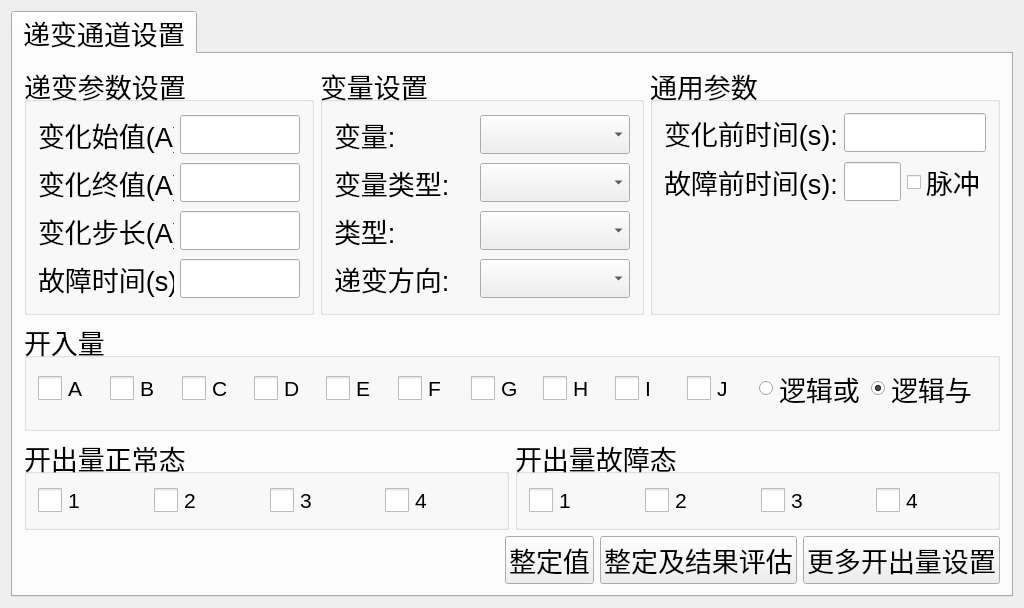
<?xml version="1.0" encoding="UTF-8"?>
<ui version="4.0">
 <class>QSttMacroParaEditViewSequenceGradient</class>
 <widget class="QWidget" name="QSttMacroParaEditViewSequenceGradient">
  <property name="geometry">
   <rect>
    <x>0</x>
    <y>0</y>
    <width>1024</width>
    <height>608</height>
   </rect>
  </property>
  <property name="maximumSize">
   <size>
    <width>1024</width>
    <height>800</height>
   </size>
  </property>
  <property name="font">
   <font>
    <pointsize>18</pointsize>
   </font>
  </property>
  <property name="windowTitle">
   <string>QSttMacroParaEditViewGradient</string>
  </property>
  <layout class="QGridLayout" name="gridLayout_2">
   <item row="0" column="0">
    <widget class="QSttTabWidget" name="m_tabWidget">
     <property name="font">
      <font>
       <pointsize>20</pointsize>
      </font>
     </property>
     <property name="currentIndex">
      <number>0</number>
     </property>
     <widget class="QWidget" name="tab">
      <attribute name="title">
       <string>递变通道设置</string>
      </attribute>
      <layout class="QGridLayout" name="gridLayout_8">
       <item row="0" column="0">
        <layout class="QHBoxLayout" name="horizontalLayout">
         <property name="sizeConstraint">
          <enum>QLayout::SetFixedSize</enum>
         </property>
         <item>
          <widget class="QSttGroupBox" name="m_gpChangeSet">
           <property name="sizePolicy">
            <sizepolicy hsizetype="Preferred" vsizetype="Preferred">
             <horstretch>0</horstretch>
             <verstretch>0</verstretch>
            </sizepolicy>
           </property>
           <property name="minimumSize">
            <size>
             <width>0</width>
             <height>250</height>
            </size>
           </property>
           <property name="maximumSize">
            <size>
             <width>290</width>
             <height>250</height>
            </size>
           </property>
           <property name="title">
            <string>递变参数设置</string>
           </property>
           <layout class="QGridLayout" name="gridLayout_6">
            <item row="2" column="0">
             <widget class="QLabel" name="m_labStep">
              <property name="text">
               <string>变化步长(A):</string>
              </property>
             </widget>
            </item>
            <item row="3" column="1">
             <widget class="QSttLineEdit" name="m_editTime">
              <property name="minimumSize">
               <size>
                <width>120</width>
                <height>0</height>
               </size>
              </property>
             </widget>
            </item>
            <item row="3" column="0">
             <widget class="QLabel" name="m_labTime">
              <property name="text">
               <string>故障时间(s):</string>
              </property>
             </widget>
            </item>
            <item row="1" column="1">
             <widget class="QSttLineEdit" name="m_editFinish">
              <property name="minimumSize">
               <size>
                <width>120</width>
                <height>0</height>
               </size>
              </property>
             </widget>
            </item>
            <item row="0" column="0">
             <widget class="QLabel" name="m_labInit">
              <property name="text">
               <string>变化始值(A):</string>
              </property>
             </widget>
            </item>
            <item row="0" column="1">
             <widget class="QSttLineEdit" name="m_editInit">
              <property name="minimumSize">
               <size>
                <width>120</width>
                <height>0</height>
               </size>
              </property>
             </widget>
            </item>
            <item row="1" column="0">
             <widget class="QLabel" name="m_labFinish">
              <property name="text">
               <string>变化终值(A):</string>
              </property>
             </widget>
            </item>
            <item row="2" column="1">
             <widget class="QSttLineEdit" name="m_editStep">
              <property name="minimumSize">
               <size>
                <width>120</width>
                <height>0</height>
               </size>
              </property>
             </widget>
            </item>
           </layout>
           <zorder>m_labInit</zorder>
           <zorder>m_editInit</zorder>
           <zorder>m_editFinish</zorder>
           <zorder>m_labFinish</zorder>
           <zorder>m_labStep</zorder>
           <zorder>m_editStep</zorder>
           <zorder>m_labTime</zorder>
           <zorder>m_editTime</zorder>
          </widget>
         </item>
         <item>
          <widget class="QSttGroupBox" name="m_gpVarSet">
           <property name="sizePolicy">
            <sizepolicy hsizetype="Preferred" vsizetype="Preferred">
             <horstretch>0</horstretch>
             <verstretch>0</verstretch>
            </sizepolicy>
           </property>
           <property name="minimumSize">
            <size>
             <width>0</width>
             <height>250</height>
            </size>
           </property>
           <property name="maximumSize">
            <size>
             <width>340</width>
             <height>250</height>
            </size>
           </property>
           <property name="title">
            <string>变量设置</string>
           </property>
           <layout class="QGridLayout" name="gridLayout_3">
            <item row="3" column="2">
             <widget class="QScrollComboBox" name="m_cbbVarType">
              <property name="minimumSize">
               <size>
                <width>150</width>
                <height>0</height>
               </size>
              </property>
              <property name="maximumSize">
               <size>
                <width>16777215</width>
                <height>16777215</height>
               </size>
              </property>
              <property name="font">
               <font>
                <pointsize>20</pointsize>
               </font>
              </property>
             </widget>
            </item>
            <item row="5" column="0" colspan="2">
             <widget class="QLabel" name="m_labDirection">
              <property name="text">
               <string>递变方向:</string>
              </property>
             </widget>
            </item>
            <item row="4" column="0">
             <widget class="QLabel" name="m_labType">
              <property name="text">
               <string>类型:</string>
              </property>
             </widget>
            </item>
            <item row="5" column="2">
             <widget class="QScrollComboBox" name="m_cbbDirection">
              <property name="minimumSize">
               <size>
                <width>150</width>
                <height>0</height>
               </size>
              </property>
              <property name="maximumSize">
               <size>
                <width>16777215</width>
                <height>16777215</height>
               </size>
              </property>
             </widget>
            </item>
            <item row="3" column="0" colspan="2">
             <widget class="QLabel" name="m_labVarType">
              <property name="text">
               <string>变量类型:</string>
              </property>
             </widget>
            </item>
            <item row="4" column="2">
             <widget class="QScrollComboBox" name="m_cbbType">
              <property name="minimumSize">
               <size>
                <width>150</width>
                <height>0</height>
               </size>
              </property>
              <property name="maximumSize">
               <size>
                <width>16777215</width>
                <height>16777215</height>
               </size>
              </property>
             </widget>
            </item>
            <item row="1" column="2">
             <widget class="QScrollComboBox" name="m_cbbVar">
              <property name="minimumSize">
               <size>
                <width>150</width>
                <height>0</height>
               </size>
              </property>
              <property name="maximumSize">
               <size>
                <width>16777215</width>
                <height>16777215</height>
               </size>
              </property>
              <property name="maxVisibleItems">
               <number>5</number>
              </property>
             </widget>
            </item>
            <item row="1" column="0">
             <widget class="QLabel" name="m_labVar">
              <property name="text">
               <string>变量:</string>
              </property>
             </widget>
            </item>
           </layout>
          </widget>
         </item>
         <item>
          <widget class="QSttGroupBox" name="m_gpMannual">
           <property name="minimumSize">
            <size>
             <width>0</width>
             <height>250</height>
            </size>
           </property>
           <property name="maximumSize">
            <size>
             <width>350</width>
             <height>250</height>
            </size>
           </property>
           <property name="title">
            <string>通用参数</string>
           </property>
           <layout class="QGridLayout" name="gridLayout">
            <item row="2" column="0">
             <widget class="QLabel" name="m_labTimeBeforeFail">
              <property name="text">
               <string>故障前时间(s):</string>
              </property>
             </widget>
            </item>
            <item row="3" column="0">
             <spacer name="verticalSpacer_2">
              <property name="orientation">
               <enum>Qt::Vertical</enum>
              </property>
              <property name="sizeHint" stdset="0">
               <size>
                <width>20</width>
                <height>10</height>
               </size>
              </property>
             </spacer>
            </item>
            <item row="2" column="2">
             <layout class="QHBoxLayout" name="horizontalLayout_3">
              <item>
               <widget class="QSttLineEdit" name="m_editTimeBeforeFail"/>
              </item>
              <item>
               <widget class="QSttCheckBox" name="m_cbBefore">
                <property name="text">
                 <string>脉冲</string>
                </property>
               </widget>
              </item>
             </layout>
            </item>
            <item row="1" column="2">
             <widget class="QSttLineEdit" name="m_editTimeBeforeChange"/>
            </item>
            <item row="1" column="0">
             <widget class="QLabel" name="m_labTimeBeforeChange">
              <property name="text">
               <string>变化前时间(s):</string>
              </property>
             </widget>
            </item>
           </layout>
          </widget>
         </item>
        </layout>
       </item>
       <item row="1" column="0">
        <layout class="QVBoxLayout" name="verticalLayout">
         <item>
          <widget class="QSttGroupBox" name="m_gpBin">
           <property name="minimumSize">
            <size>
             <width>0</width>
             <height>110</height>
            </size>
           </property>
           <property name="maximumSize">
            <size>
             <width>16777215</width>
             <height>110</height>
            </size>
           </property>
           <property name="title">
            <string>开入量</string>
           </property>
           <layout class="QHBoxLayout" name="horizontalLayout_4">
            <item>
             <layout class="QGridLayout" name="gridLayout_4">
              <property name="rightMargin">
               <number>9</number>
              </property>
              <property name="bottomMargin">
               <number>9</number>
              </property>
              <item row="0" column="3">
               <widget class="QSttCheckBox" name="m_cbBinD">
                <property name="font">
                 <font>
                  <pointsize>16</pointsize>
                 </font>
                </property>
                <property name="styleSheet">
                 <string notr="true">QCheckBox::indicator {  
width: 24px;  height: 24px;
}</string>
                </property>
                <property name="text">
                 <string>D</string>
                </property>
               </widget>
              </item>
              <item row="0" column="8">
               <widget class="QSttCheckBox" name="m_cbBinI">
                <property name="font">
                 <font>
                  <pointsize>16</pointsize>
                 </font>
                </property>
                <property name="styleSheet">
                 <string notr="true">QCheckBox::indicator {  
width: 24px;  height: 24px;
}</string>
                </property>
                <property name="text">
                 <string>I</string>
                </property>
               </widget>
              </item>
              <item row="0" column="9">
               <widget class="QSttCheckBox" name="m_cbBinJ">
                <property name="font">
                 <font>
                  <pointsize>16</pointsize>
                 </font>
                </property>
                <property name="styleSheet">
                 <string notr="true">QCheckBox::indicator {  
width: 24px;  height: 24px;
}</string>
                </property>
                <property name="text">
                 <string>J</string>
                </property>
               </widget>
              </item>
              <item row="0" column="10">
               <widget class="QRadioButton" name="m_rbOr">
                <property name="text">
                 <string>逻辑或</string>
                </property>
               </widget>
              </item>
              <item row="0" column="1">
               <widget class="QSttCheckBox" name="m_cbBinB">
                <property name="font">
                 <font>
                  <pointsize>16</pointsize>
                 </font>
                </property>
                <property name="styleSheet">
                 <string notr="true">QCheckBox::indicator {  
width: 24px;  height: 24px;
}</string>
                </property>
                <property name="text">
                 <string>B</string>
                </property>
               </widget>
              </item>
              <item row="0" column="5">
               <widget class="QSttCheckBox" name="m_cbBinF">
                <property name="font">
                 <font>
                  <pointsize>16</pointsize>
                 </font>
                </property>
                <property name="styleSheet">
                 <string notr="true">QCheckBox::indicator {  
width: 24px;  height: 24px;
}</string>
                </property>
                <property name="text">
                 <string>F</string>
                </property>
               </widget>
              </item>
              <item row="0" column="0">
               <widget class="QSttCheckBox" name="m_cbBinA">
                <property name="font">
                 <font>
                  <pointsize>16</pointsize>
                 </font>
                </property>
                <property name="styleSheet">
                 <string notr="true">QCheckBox::indicator {  
width: 24px;  height: 24px;
}</string>
                </property>
                <property name="text">
                 <string>A</string>
                </property>
               </widget>
              </item>
              <item row="0" column="2">
               <widget class="QSttCheckBox" name="m_cbBinC">
                <property name="font">
                 <font>
                  <pointsize>16</pointsize>
                 </font>
                </property>
                <property name="styleSheet">
                 <string notr="true">QCheckBox::indicator {  
width: 24px;  height: 24px;
}</string>
                </property>
                <property name="text">
                 <string>C</string>
                </property>
               </widget>
              </item>
              <item row="0" column="6">
               <widget class="QSttCheckBox" name="m_cbBinG">
                <property name="font">
                 <font>
                  <pointsize>16</pointsize>
                 </font>
                </property>
                <property name="styleSheet">
                 <string notr="true">QCheckBox::indicator {  
width: 24px;  height: 24px;
}</string>
                </property>
                <property name="text">
                 <string>G</string>
                </property>
               </widget>
              </item>
              <item row="0" column="7">
               <widget class="QSttCheckBox" name="m_cbBinH">
                <property name="font">
                 <font>
                  <pointsize>16</pointsize>
                 </font>
                </property>
                <property name="styleSheet">
                 <string notr="true">QCheckBox::indicator {  
width: 24px;  height: 24px;
}</string>
                </property>
                <property name="text">
                 <string>H</string>
                </property>
               </widget>
              </item>
              <item row="0" column="4">
               <widget class="QSttCheckBox" name="m_cbBinE">
                <property name="font">
                 <font>
                  <pointsize>16</pointsize>
                 </font>
                </property>
                <property name="styleSheet">
                 <string notr="true">QCheckBox::indicator {  
width: 24px;  height: 24px;
}</string>
                </property>
                <property name="text">
                 <string>E</string>
                </property>
               </widget>
              </item>
              <item row="0" column="11">
               <widget class="QRadioButton" name="m_rbAnd">
                <property name="text">
                 <string>逻辑与</string>
                </property>
                <property name="checked">
                 <bool>true</bool>
                </property>
               </widget>
              </item>
             </layout>
            </item>
           </layout>
          </widget>
         </item>
         <item>
          <layout class="QHBoxLayout" name="horizontalLayout_5">
           <item>
            <widget class="QSttGroupBox" name="m_gpBoutNormal">
             <property name="title">
              <string>开出量正常态</string>
             </property>
             <layout class="QGridLayout" name="gridLayout_10">
              <item row="0" column="0">
               <layout class="QGridLayout" name="gridLayout_5">
                <item row="0" column="0">
                 <widget class="QSttCheckBox" name="m_cbBOut1">
                  <property name="font">
                   <font>
                    <pointsize>16</pointsize>
                   </font>
                  </property>
                  <property name="styleSheet">
                   <string notr="true">QCheckBox::indicator {  
width: 24px;  height: 24px;
}</string>
                  </property>
                  <property name="text">
                   <string>1</string>
                  </property>
                 </widget>
                </item>
                <item row="0" column="3">
                 <widget class="QSttCheckBox" name="m_cbBOut4">
                  <property name="font">
                   <font>
                    <pointsize>16</pointsize>
                   </font>
                  </property>
                  <property name="styleSheet">
                   <string notr="true">QCheckBox::indicator {  
width: 24px;  height: 24px;
}</string>
                  </property>
                  <property name="text">
                   <string>4</string>
                  </property>
                 </widget>
                </item>
                <item row="0" column="2">
                 <widget class="QSttCheckBox" name="m_cbBOut3">
                  <property name="font">
                   <font>
                    <pointsize>16</pointsize>
                   </font>
                  </property>
                  <property name="styleSheet">
                   <string notr="true">QCheckBox::indicator {  
width: 24px;  height: 24px;
}</string>
                  </property>
                  <property name="text">
                   <string>3</string>
                  </property>
                 </widget>
                </item>
                <item row="0" column="1">
                 <widget class="QSttCheckBox" name="m_cbBOut2">
                  <property name="font">
                   <font>
                    <pointsize>16</pointsize>
                   </font>
                  </property>
                  <property name="styleSheet">
                   <string notr="true">QCheckBox::indicator {  
width: 24px;  height: 24px;
}</string>
                  </property>
                  <property name="text">
                   <string>2</string>
                  </property>
                 </widget>
                </item>
               </layout>
              </item>
             </layout>
            </widget>
           </item>
           <item>
            <widget class="QSttGroupBox" name="m_gpBoutError">
             <property name="title">
              <string>开出量故障态</string>
             </property>
             <layout class="QGridLayout" name="gridLayout_9">
              <item row="0" column="0">
               <layout class="QGridLayout" name="gridLayout_7">
                <item row="0" column="1">
                 <widget class="QSttCheckBox" name="m_cbBOut2_E">
                  <property name="font">
                   <font>
                    <pointsize>16</pointsize>
                   </font>
                  </property>
                  <property name="styleSheet">
                   <string notr="true">QCheckBox::indicator {  
width: 24px;  height: 24px;
}</string>
                  </property>
                  <property name="text">
                   <string>2</string>
                  </property>
                 </widget>
                </item>
                <item row="0" column="3">
                 <widget class="QSttCheckBox" name="m_cbBOut4_E">
                  <property name="font">
                   <font>
                    <pointsize>16</pointsize>
                   </font>
                  </property>
                  <property name="styleSheet">
                   <string notr="true">QCheckBox::indicator {  
width: 24px;  height: 24px;
}</string>
                  </property>
                  <property name="text">
                   <string>4</string>
                  </property>
                 </widget>
                </item>
                <item row="0" column="0">
                 <widget class="QSttCheckBox" name="m_cbBOut1_E">
                  <property name="font">
                   <font>
                    <pointsize>16</pointsize>
                   </font>
                  </property>
                  <property name="styleSheet">
                   <string notr="true">QCheckBox::indicator {  
width: 24px;  height: 24px;
}</string>
                  </property>
                  <property name="text">
                   <string>1</string>
                  </property>
                 </widget>
                </item>
                <item row="0" column="2">
                 <widget class="QSttCheckBox" name="m_cbBOut3_E">
                  <property name="font">
                   <font>
                    <pointsize>16</pointsize>
                   </font>
                  </property>
                  <property name="styleSheet">
                   <string notr="true">QCheckBox::indicator {  
width: 24px;  height: 24px;
}</string>
                  </property>
                  <property name="text">
                   <string>3</string>
                  </property>
                 </widget>
                </item>
               </layout>
              </item>
             </layout>
            </widget>
           </item>
          </layout>
         </item>
         <item>
          <layout class="QHBoxLayout" name="horizontalLayout_2">
           <item>
            <spacer name="horizontalSpacer">
             <property name="orientation">
              <enum>Qt::Horizontal</enum>
             </property>
             <property name="sizeHint" stdset="0">
              <size>
               <width>40</width>
               <height>20</height>
              </size>
             </property>
            </spacer>
           </item>
           <item>
            <widget class="QPushButton" name="m_btnSettingValue">
             <property name="text">
              <string>整定值</string>
             </property>
            </widget>
           </item>
           <item>
            <widget class="QPushButton" name="m_btnEstimate">
             <property name="text">
              <string>整定及结果评估</string>
             </property>
            </widget>
           </item>
           <item>
            <widget class="QPushButton" name="m_btnMoreOut">
             <property name="text">
              <string>更多开出量设置</string>
             </property>
            </widget>
           </item>
          </layout>
         </item>
        </layout>
       </item>
      </layout>
     </widget>
    </widget>
   </item>
  </layout>
 </widget>
 <layoutdefault spacing="6" margin="11"/>
 <customwidgets>
  <customwidget>
   <class>QSttLineEdit</class>
   <extends>QLineEdit</extends>
   <header>../Module/UI/Controls/SttLineEdit.h</header>
  </customwidget>
  <customwidget>
   <class>QSttCheckBox</class>
   <extends>QCheckBox</extends>
   <header>../Module/UI/Controls/SttCheckBox.h</header>
  </customwidget>
  <customwidget>
   <class>QSttGroupBox</class>
   <extends>QGroupBox</extends>
   <header>../Module/UI/Controls/SttGroupBox.h</header>
   <container>1</container>
  </customwidget>
  <customwidget>
   <class>QScrollComboBox</class>
   <extends>QComboBox</extends>
   <header>../Module/UI/Module/ScrollCtrl/ScrollComboBox.h</header>
  </customwidget>
  <customwidget>
   <class>QSttTabWidget</class>
   <extends>QTabWidget</extends>
   <header>../Module/UI/Controls/SttTabWidget.h</header>
   <container>1</container>
  </customwidget>
 </customwidgets>
 <resources/>
 <connections/>
</ui>
